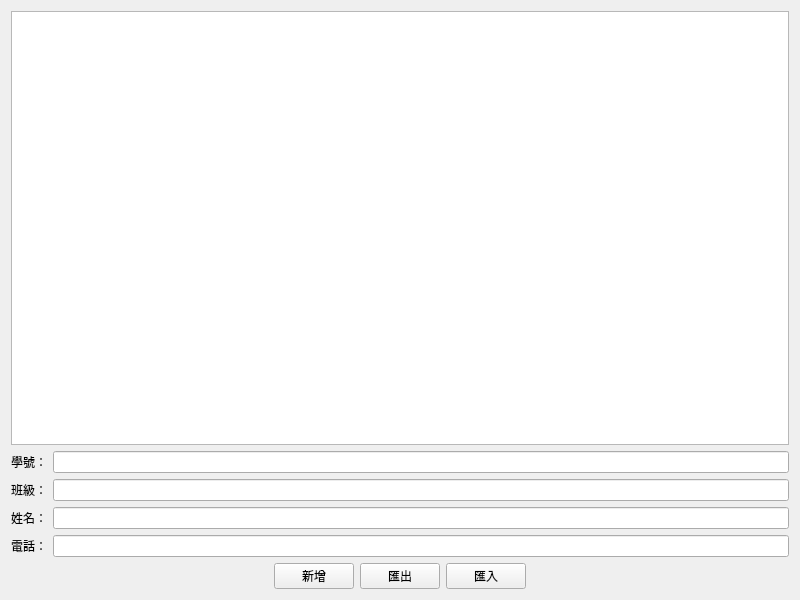
<?xml version="1.0" encoding="UTF-8"?>
<ui version="4.0">
 <class>MyWidget</class>
 <widget class="QWidget" name="MyWidget">
  <property name="geometry">
   <rect>
    <x>0</x>
    <y>0</y>
    <width>800</width>
    <height>600</height>
   </rect>
  </property>
  <property name="windowTitle">
   <string>MyWidget</string>
  </property>
  <layout class="QVBoxLayout" name="verticalLayout_3">
   <item>
    <widget class="QTableWidget" name="tableWidget"/>
   </item>
   <item>
    <layout class="QHBoxLayout" name="horizontalLayout">
     <item>
      <layout class="QVBoxLayout" name="verticalLayout_2">
       <item>
        <widget class="QLabel" name="label">
         <property name="text">
          <string>學號：</string>
         </property>
        </widget>
       </item>
       <item>
        <widget class="QLabel" name="label_2">
         <property name="text">
          <string>班級：</string>
         </property>
        </widget>
       </item>
       <item>
        <widget class="QLabel" name="label_3">
         <property name="text">
          <string>姓名：</string>
         </property>
        </widget>
       </item>
       <item>
        <widget class="QLabel" name="label_4">
         <property name="text">
          <string>電話：</string>
         </property>
        </widget>
       </item>
      </layout>
     </item>
     <item>
      <layout class="QVBoxLayout" name="verticalLayout">
       <item>
        <widget class="QLineEdit" name="lineEdit"/>
       </item>
       <item>
        <widget class="QLineEdit" name="lineEdit_2"/>
       </item>
       <item>
        <widget class="QLineEdit" name="lineEdit_3"/>
       </item>
       <item>
        <widget class="QLineEdit" name="lineEdit_4"/>
       </item>
      </layout>
     </item>
    </layout>
   </item>
   <item>
    <layout class="QHBoxLayout" name="horizontalLayout_2">
     <item>
      <spacer name="horizontalSpacer">
       <property name="orientation">
        <enum>Qt::Orientation::Horizontal</enum>
       </property>
       <property name="sizeHint" stdset="0">
        <size>
         <width>40</width>
         <height>20</height>
        </size>
       </property>
      </spacer>
     </item>
     <item>
      <widget class="QPushButton" name="pushButton">
       <property name="text">
        <string>新增</string>
       </property>
      </widget>
     </item>
     <item>
      <widget class="QPushButton" name="pushButton_2">
       <property name="text">
        <string>匯出</string>
       </property>
      </widget>
     </item>
     <item>
      <widget class="QPushButton" name="pushButton_3">
       <property name="text">
        <string>匯入</string>
       </property>
      </widget>
     </item>
     <item>
      <spacer name="horizontalSpacer_2">
       <property name="orientation">
        <enum>Qt::Orientation::Horizontal</enum>
       </property>
       <property name="sizeHint" stdset="0">
        <size>
         <width>40</width>
         <height>20</height>
        </size>
       </property>
      </spacer>
     </item>
    </layout>
   </item>
  </layout>
 </widget>
 <tabstops>
  <tabstop>tableWidget</tabstop>
  <tabstop>lineEdit_2</tabstop>
  <tabstop>lineEdit_3</tabstop>
  <tabstop>pushButton_2</tabstop>
 </tabstops>
 <resources/>
 <connections/>
</ui>
